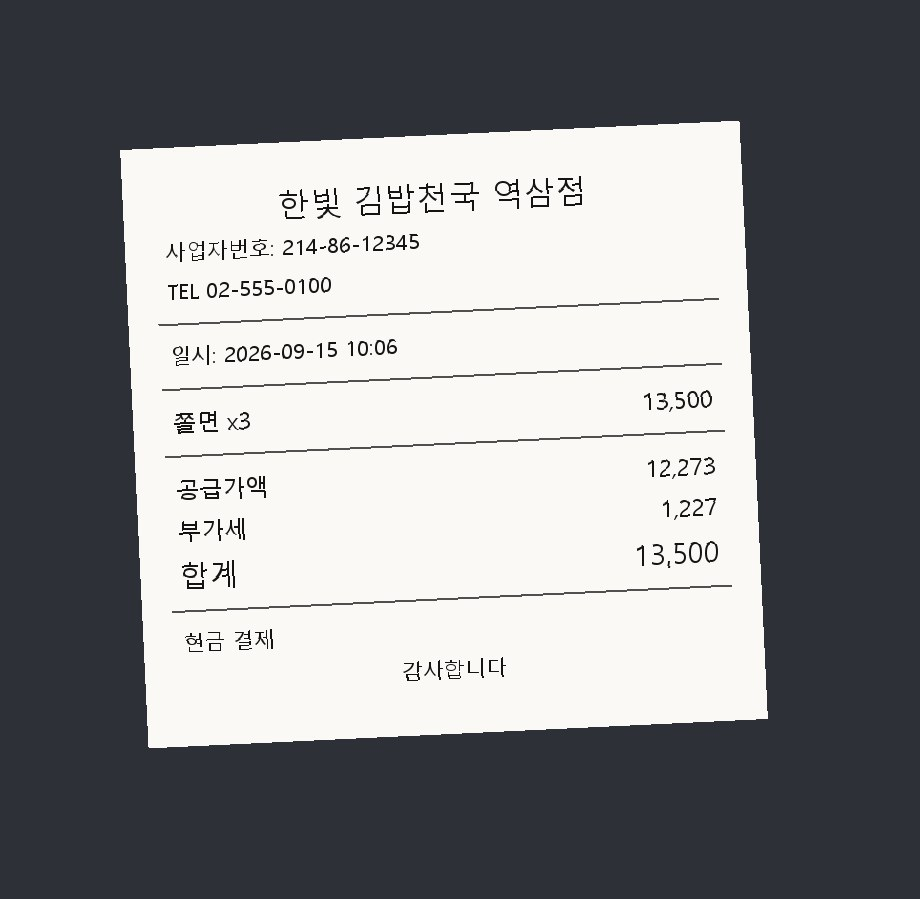
#> input picture services/scripts/eval/set/r00-clean.jpg, 920 x 899 px
$ python -i correct.py   (imports and definitions only)   (older library calls are emulated)
#> lines starting #> are read from the running program, lines starting #| are printed output that depends on the picture; after the words box and inside, x2 and y2 are one past the last pixel; in counts of white or black regions, pixels touching at a corner belong together
#> further down, picture is the input picture: shape (899, 920, 3); mean B, G, R 137.1, 135, 133.8
"""Receipt photo correction in two steps, so a person can fix the outline in between:

1. detect(): find the receipt's four corners on the original and score blur.
2. apply(): warp the (possibly user-adjusted) corners flat and encode the image the AI reads.
"""

from dataclasses import dataclass

import cv2
import numpy as np

MAX_SIDE = 2400  # long side of the corrected image (shown to people and sent to the model)
JPEG_QUALITY = 92  # small receipt text survives; the model downsizes large images itself
BLUR_SIDE = 1000  # blur is scored at a fixed size so the threshold does not depend on resolution
BLUR_MIN = 60.0  # below this the text is usually too soft to read reliably

Quad = list[list[float]]  # TL, TR, BR, BL in original-image pixels


@dataclass
class Detection:
    corners: Quad | None
    width: int
    height: int
    blur_score: float

    @property
    def blurry(self) -> bool:
        return self.blur_score < BLUR_MIN


@dataclass
class Result:
    jpeg: bytes
    corners: Quad | None
    blur_score: float
    width: int
    height: int


# [5 lines left out: function decode, not called in this run]


def _order(pts: np.ndarray) -> np.ndarray:
    s = pts.sum(axis=1)
    d = np.diff(pts, axis=1).ravel()
    return np.array(
        [pts[np.argmin(s)], pts[np.argmin(d)], pts[np.argmax(s)], pts[np.argmax(d)]], dtype=np.float32
    )


def find_corners(img: np.ndarray) -> np.ndarray | None:
    h, w = img.shape[:2]
#> h = 899; w = 920
    scale = 500 / max(h, w)
#> scale = 0.543
    small = cv2.resize(img, (int(w * scale), int(h * scale)))
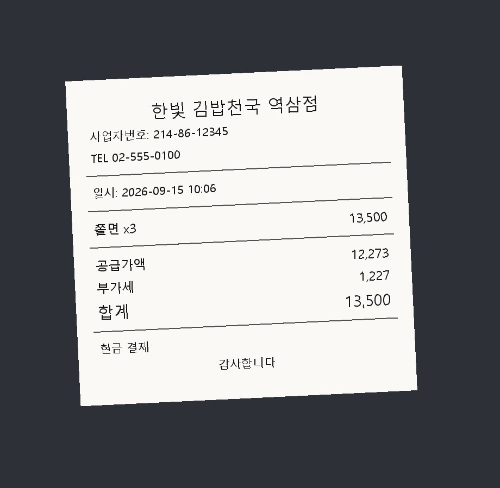
#> small: shape (488, 500, 3); mean B, G, R 137.1, 135, 133.8
    gray = cv2.GaussianBlur(cv2.cvtColor(small, cv2.COLOR_BGR2GRAY), (5, 5), 0)
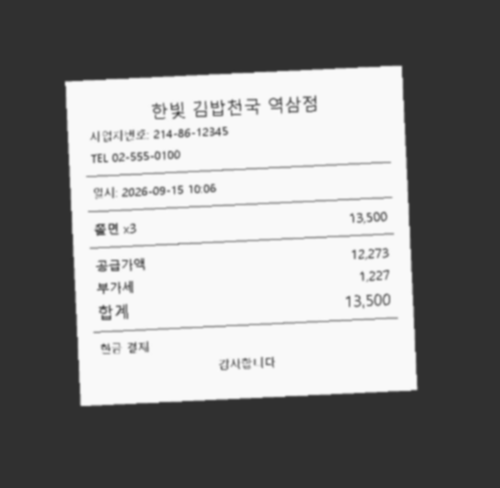
#> gray: shape (488, 500); min 47, max 250, mean 135
    edges = cv2.dilate(cv2.Canny(gray, 50, 150), np.ones((3, 3), np.uint8))
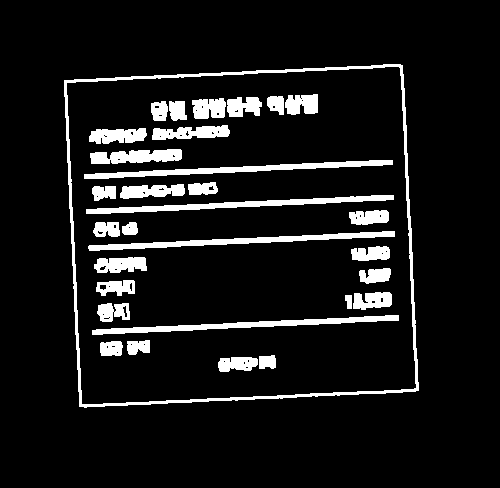
#> edges: shape (488, 500); 9.3% white; 31 white regions
    contours, _ = cv2.findContours(edges, cv2.RETR_EXTERNAL, cv2.CHAIN_APPROX_SIMPLE)
#> contours = 1 contour; box (x1, y1, x2, y2) and area: (64, 64, 419, 408) 110983
    area_min = small.shape[0] * small.shape[1] * 0.2
#> area_min = 48800
    for c in sorted(contours, key=cv2.contourArea, reverse=True)[:5]:
        if cv2.contourArea(c) < area_min:
            break
        approx = cv2.approxPolyDP(c, 0.02 * cv2.arcLength(c, True), True)
        if len(approx) == 4 and cv2.isContourConvex(approx):
            return _order(approx.reshape(4, 2).astype(np.float32) / scale)
#> this loop made 1 pass
#> (approx, s in _order, d in _order) on pass 1: ([[402, 65], [64, 80], [79, 406], [418, 390]], [859.3, 265, 892.4, 1486.7], [-620.1, 29.44, 601.7, -51.52])
    return None


# [62 lines left out: functions blur_score, warp, check_quad, detect, apply, correct, not called in this run]

>>> import cv2
>>> picture = cv2.imread('../../../scripts/eval/set/r00-clean.jpg')
>>> result = find_corners(picture)
#> result = [[117.8, 147.2], [739.7, 119.6], [769.1, 717.6], [145.4, 747]]

$ run again, on services/scripts/eval/set/r10-clean.jpg
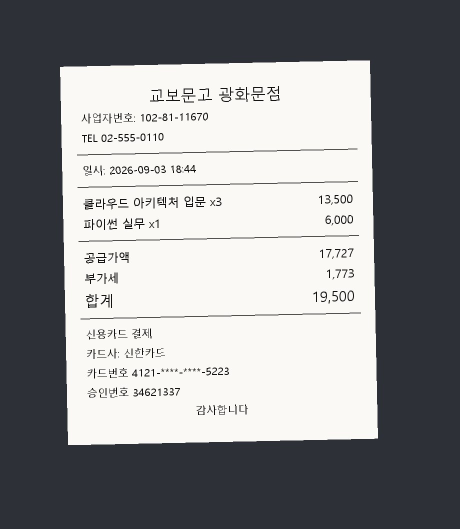
#> input picture services/scripts/eval/set/r10-clean.jpg, 920 x 1057 px (shown at 1/2 size)
#> picture is the input picture: shape (1057, 920, 3); mean B, G, R 143, 141.2, 140.2
#> in find_corners, `gray = cv2.GaussianBlur(cv2.cvtColor(small, cv2.COLOR_BGR2GRAY), (5, 5..`:
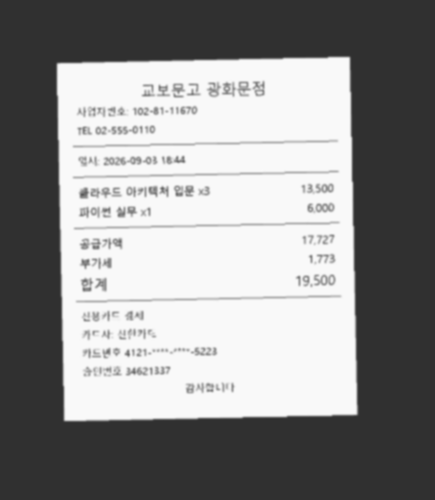
#> gray: shape (500, 435); min 47, max 250, mean 141.2
#> in find_corners, `edges = cv2.dilate(cv2.Canny(gray, 50, 150), np.ones((3, 3), np.uint8))`:
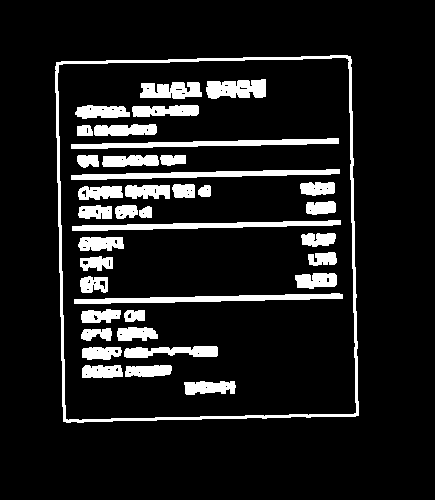
#> edges: shape (500, 435); 11.2% white; 38 white regions
#> contours = 1 contour; box (x1, y1, x2, y2) and area: (55, 55, 359, 423) 106294
#> the loop in find_corners, `for c in sorted(contours, key=cv2.contourArea, reverse=True)[:5]:` made 1 pass
#> (approx, s in _order, d in _order) on pass 1: ([[350, 56], [56, 62], [63, 421], [358, 415]], [858.3, 249.5, 1023.2, 1634.1], [-621.5, 12.68, 756.8, 120.5])
#> result = [[118.4, 131.1], [739.9, 118.4], [756.8, 877.3], [133.2, 890]]
